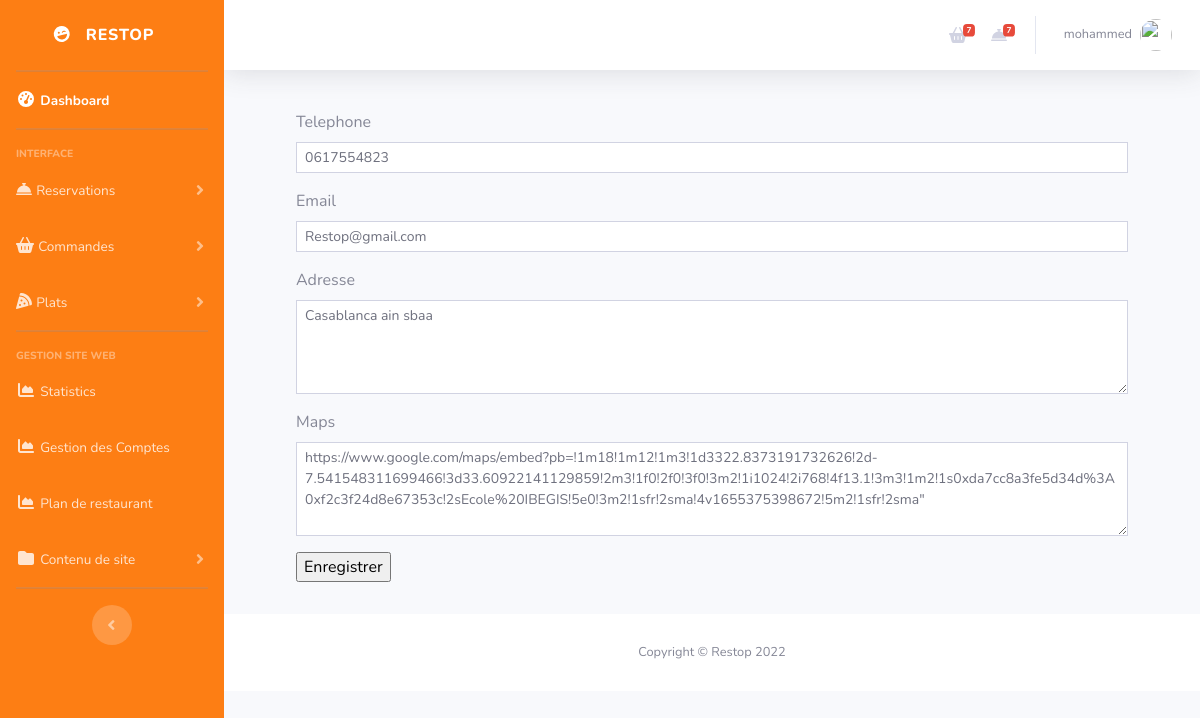
Screenshot of /Restop/admin/?page=contact (signed in) with the database file from the repository.
### tables this page shows
CREATE TABLE `contact` (
  `Id_contact` int(11) NOT NULL,
  `Phone_contact` varchar(20) NOT NULL,
  `Email_contact` varchar(50) NOT NULL,
  `Adresse` text NOT NULL,
  `Adresse_map` text NOT NULL
);

### Restop/admin/inc/contact.php (the view, shortened to what this page needs)
<?php
$base=new DBConnection();
$conn=$base->connect();
$qry = $conn->query("SELECT * FROM `contact`");
foreach($qry as $k){
    $Phone_contact=$k["Phone_contact"];
    $Email_contact=$k["Email_contact"];
    $Adresse=$k["Adresse"];
    $Adresse_map=$k["Adresse_map"];
}
?>
<div class="container-fluid">
    <form action="" id="contact-form" method="post">
        <div class="form-group">
            <label for="customer_name" class="control-label">Telephone</label>
            <input type="text" name="tel" autofocus id="tel" required class="form-control form-control-sm rounded-0" value="<?php echo isset($Phone_contact) ? $Phone_contact : '' ?>">
        </div>
        <div class="form-group">
            <label for="contact" class="control-label">Email</label>
            <input type="text" name="email" autofocus id="email" required class="form-control form-control-sm rounded-0" value="<?php echo isset($Email_contact) ? $Email_contact : '' ?>">
        </div>
        <div class="form-group">
            <label for="contact" class="control-label">Adresse</label>
            <textarea rows="4" name="adresse" id="adresse" required class="form-control form-control-sm rounded-0"><?php echo isset($Adresse)? $Adresse : '' ?></textarea>
        </div>
        <div class="form-group">
            <label for="contact" class="control-label">Maps</label>
            <textarea rows="4" name="maps" id="maps" required class="form-control form-control-sm rounded-0"><?php echo isset($Adresse_map)? $Adresse_map : '' ?></textarea>
        </div>
        <div class="form-group">
            <input type="submit" name="" value="Enregistrer">
        </div>
    </form>
</div>

### rows the page displays
contact: tel "0617554823", email "Restop@gmail.com", adresse "Casablanca ain sbaa", maps "https://www.google.com/maps/embed?pb=!1m18!1m12!1m3!1d3322.8373191732626!2d-7.541548311699466!3d33.60922141129859!2m3!1f0!2f0!3f0!3m2!1i1024!2i768!4f13.1!3m3!1m2!1s0xda7cc8a3fe5d34d%3A0xf2c3f24d8e67353c!2sEcole%20IBEGIS!5e0!3m2!1sfr!2sma!4v1655375398672!5m2!1sfr!2sma\""

### other values shown
$check "7"
$_SESSION['fullname'] "mohammed"
